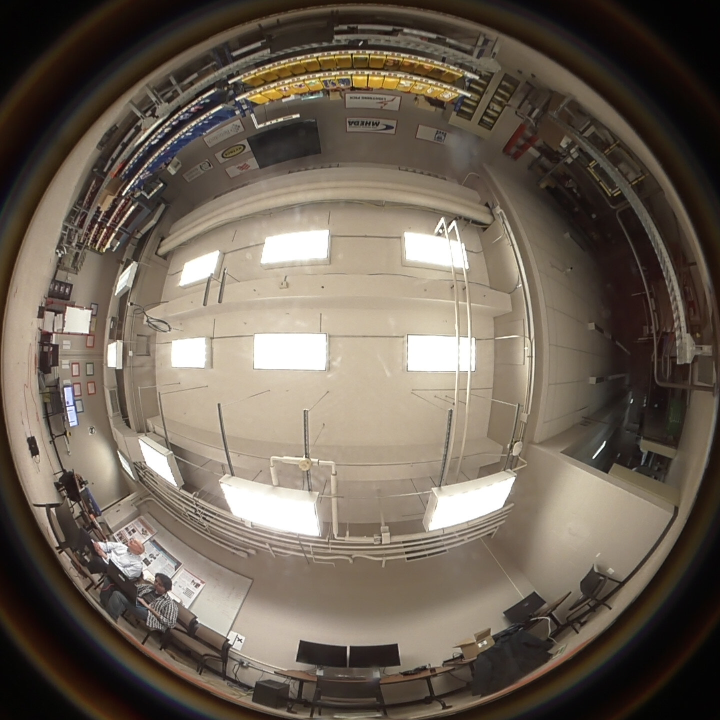
#> input picture catkin_ws/src/omni_mapping/scripts/pixpro_frame.jpg, 1440 x 1440 px (shown at 1/2 size)
$ python perspective_rect_test.py   (older library calls are emulated)
#> lines starting #> are read from the running program, lines starting #| are printed output that depends on the picture
### catkin_ws/src/omni_mapping/scripts/omnicam.py
import cv2
import numpy as np

class omnicam():
    def __init__(self, cameraPath=""):
        self.fs_path = "/home/imhs/Robert/advanced_robotics_2019/term_project/catkin_ws/src/omni_calib/images/out_camera_params.xml"
        self.loadParams()
        if len(cameraPath) != 0:
            self.cap = cv2.VideoCapture(cameraPath)
            self.cap.set(3,1440)
            self.cap.set(4,1440)
        else:
            self.cap = None

    def loadParams(self):
        '''
        Loads camera calibration parameters from self.fs_path.
        '''
        # Load from calibration file fs_path
        cv_file = cv2.FileStorage(self.fs_path, cv2.FILE_STORAGE_READ)

        # Omnidirectional camera model params
        self.K = cv_file.getNode("camera_matrix").mat()
        self.D = cv_file.getNode("distortion_coefficients").mat()
        self.X = np.array(cv_file.getNode("xi").real())

        # New rectified perspective camera matrix
        # https://docs.opencv.org/3.4.1/dd/d12/tutorial_omnidir_calib_main.html
        self.p_K = np.array([[1440.0/4, 0, 1440.0/2],
                             [0, 1440.0/4, 1440.0/2],
                             [0,0,1]])

        # Calculate distortion maps for rectified perspective image
        self.p_maps = cv2.omnidir.initUndistortRectifyMap(self.K, self.D, self.X, None, self.p_K,
                    (1440, 1440), cv2.CV_16SC2, flags=cv2.omnidir.RECTIFY_PERSPECTIVE)

        # New rectified cylindrical camera matrix
        # https://docs.opencv.org/3.4.1/dd/d12/tutorial_omnidir_calib_main.html
        self.c_K = np.array([[1440.0*2/3.1415, 0, 1440*2],
                             [0, 1440.0/3.1415, 1440],
                             [0,0,1]])

        # Calculate distortion maps for rectified cylindrical image
        self.c_maps = cv2.omnidir.initUndistortRectifyMap(self.K, self.D, self.X, None, self.c_K,
            (1440*4, int(1440/1.3)), cv2.CV_16SC2, flags=cv2.omnidir.RECTIFY_CYLINDRICAL)

    # [32 lines left out: functions read, readP, readC, not called in this run]

    def undistort(self, frame, maps):
        '''
        Remove distortion from the provided image using the provided mappings.

        @param frame: Image to remove distortion from
        @param maps:  Tuple containing two mappings for distortion removal
        @return:      The undistorted image
        '''
        undistorted_frame = cv2.remap(frame, maps[0], maps[1], interpolation=cv2.INTER_LINEAR,
                                      borderMode=cv2.BORDER_CONSTANT)
        return undistorted_frame

    def undistortP(self, frame):
        '''
        Remove distortion from the provided image and return a perspective
        rectified image.

        @param frame: Image to remove distortion from
        @return:      The undistorted and perspective rectified image
        '''
        return self.undistort(frame, self.p_maps)

    # [9 lines left out: function undistortC, not called in this run]

### catkin_ws/src/omni_mapping/scripts/perspective_rect_test.py
import numpy as np
import cv2
from omnicam import omnicam

orig = cv2.imread("pixpro_frame.jpg")
#> orig is the input picture: shape (1440, 1440, 3); mean B, G, R 85.6, 98, 109.1

omni = omnicam()
rect = omni.undistortP(orig)
#> in undistort, `undistorted_frame = cv2.remap(frame, maps[0], maps[1], interpolation=c..`:
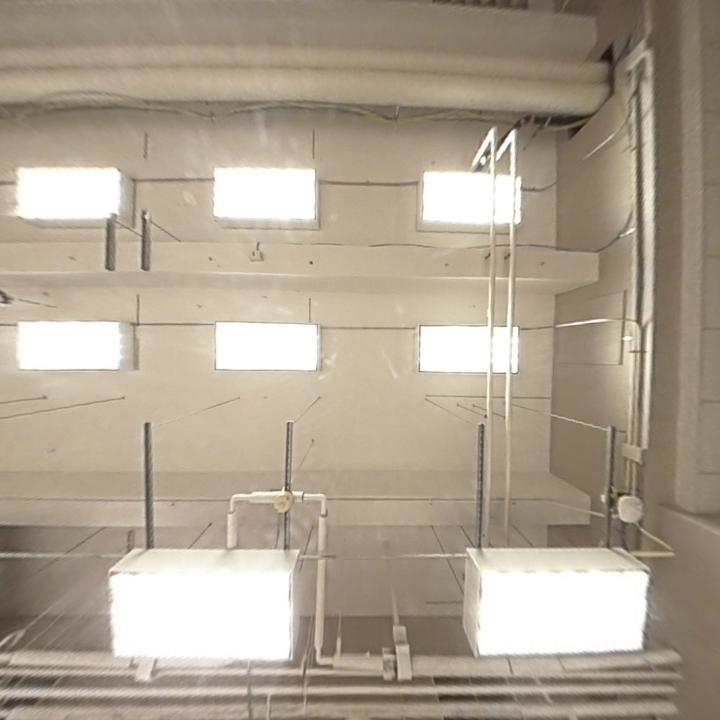
#> undistorted_frame: shape (1440, 1440, 3) (shown at 1/2 size); mean B, G, R 145.4, 162.3, 174.7

cv2.imwrite("pixpro_rect.jpg", rect)
